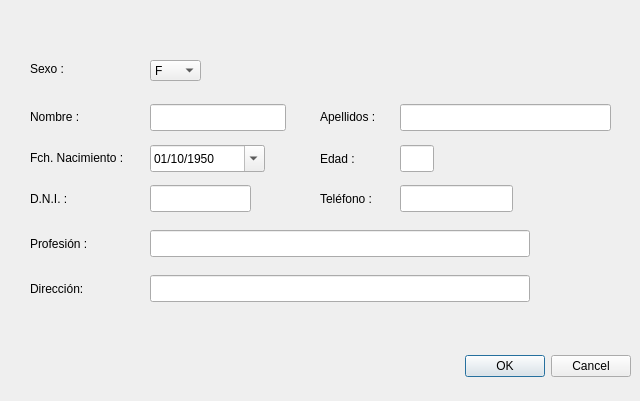
<?xml version="1.0" encoding="UTF-8"?>
<ui version="4.0">
 <class>DialogNuevoP1</class>
 <widget class="QDialog" name="DialogNuevoP1">
  <property name="windowModality">
   <enum>Qt::ApplicationModal</enum>
  </property>
  <property name="geometry">
   <rect>
    <x>0</x>
    <y>0</y>
    <width>640</width>
    <height>401</height>
   </rect>
  </property>
  <property name="focusPolicy">
   <enum>Qt::WheelFocus</enum>
  </property>
  <property name="windowTitle">
   <string>Nuevo Paciente</string>
  </property>
  <widget class="QDialogButtonBox" name="buttonBox">
   <property name="geometry">
    <rect>
     <x>10</x>
     <y>350</y>
     <width>621</width>
     <height>32</height>
    </rect>
   </property>
   <property name="orientation">
    <enum>Qt::Horizontal</enum>
   </property>
   <property name="standardButtons">
    <set>QDialogButtonBox::Cancel|QDialogButtonBox::Ok</set>
   </property>
  </widget>
  <widget class="QLabel" name="label_sexo">
   <property name="geometry">
    <rect>
     <x>30</x>
     <y>60</y>
     <width>41</width>
     <height>17</height>
    </rect>
   </property>
   <property name="text">
    <string>Sexo :</string>
   </property>
  </widget>
  <widget class="QComboBox" name="combo_FM">
   <property name="enabled">
    <bool>true</bool>
   </property>
   <property name="geometry">
    <rect>
     <x>150</x>
     <y>60</y>
     <width>51</width>
     <height>21</height>
    </rect>
   </property>
   <property name="editable">
    <bool>false</bool>
   </property>
   <item>
    <property name="text">
     <string>F</string>
    </property>
   </item>
   <item>
    <property name="text">
     <string>M</string>
    </property>
   </item>
  </widget>
  <widget class="QLabel" name="label_nom">
   <property name="geometry">
    <rect>
     <x>30</x>
     <y>108</y>
     <width>62</width>
     <height>17</height>
    </rect>
   </property>
   <property name="text">
    <string>Nombre :</string>
   </property>
  </widget>
  <widget class="QLabel" name="label_prof">
   <property name="geometry">
    <rect>
     <x>30</x>
     <y>235</y>
     <width>71</width>
     <height>17</height>
    </rect>
   </property>
   <property name="text">
    <string>Profesión :</string>
   </property>
  </widget>
  <widget class="QLabel" name="label_FNac">
   <property name="geometry">
    <rect>
     <x>30</x>
     <y>150</y>
     <width>118</width>
     <height>16</height>
    </rect>
   </property>
   <property name="text">
    <string>Fch. Nacimiento :</string>
   </property>
  </widget>
  <widget class="QLabel" name="label_dni">
   <property name="geometry">
    <rect>
     <x>30</x>
     <y>190</y>
     <width>47</width>
     <height>17</height>
    </rect>
   </property>
   <property name="text">
    <string>D.N.I. :</string>
   </property>
  </widget>
  <widget class="QDateEdit" name="date_FNac">
   <property name="geometry">
    <rect>
     <x>150</x>
     <y>145</y>
     <width>115</width>
     <height>27</height>
    </rect>
   </property>
   <property name="date">
    <date>
     <year>1950</year>
     <month>10</month>
     <day>1</day>
    </date>
   </property>
   <property name="displayFormat">
    <string>dd/MM/yyyy</string>
   </property>
   <property name="calendarPopup">
    <bool>true</bool>
   </property>
  </widget>
  <widget class="QLineEdit" name="lineEdit_Prof">
   <property name="geometry">
    <rect>
     <x>150</x>
     <y>230</y>
     <width>380</width>
     <height>27</height>
    </rect>
   </property>
  </widget>
  <widget class="QLabel" name="label_tlf">
   <property name="geometry">
    <rect>
     <x>320</x>
     <y>190</y>
     <width>71</width>
     <height>17</height>
    </rect>
   </property>
   <property name="text">
    <string>Teléfono :</string>
   </property>
  </widget>
  <widget class="QLineEdit" name="lineEdit_Apell">
   <property name="geometry">
    <rect>
     <x>400</x>
     <y>104</y>
     <width>211</width>
     <height>27</height>
    </rect>
   </property>
  </widget>
  <widget class="QLineEdit" name="lineEdit_Tlf">
   <property name="geometry">
    <rect>
     <x>400</x>
     <y>185</y>
     <width>113</width>
     <height>27</height>
    </rect>
   </property>
  </widget>
  <widget class="QLineEdit" name="lineEdit_Dir">
   <property name="geometry">
    <rect>
     <x>150</x>
     <y>275</y>
     <width>380</width>
     <height>27</height>
    </rect>
   </property>
  </widget>
  <widget class="QLabel" name="label_apell">
   <property name="geometry">
    <rect>
     <x>320</x>
     <y>108</y>
     <width>71</width>
     <height>17</height>
    </rect>
   </property>
   <property name="text">
    <string>Apellidos :</string>
   </property>
  </widget>
  <widget class="QLineEdit" name="lineEdit_Dni">
   <property name="geometry">
    <rect>
     <x>150</x>
     <y>185</y>
     <width>101</width>
     <height>27</height>
    </rect>
   </property>
  </widget>
  <widget class="QLineEdit" name="lineEdit_Nom">
   <property name="geometry">
    <rect>
     <x>150</x>
     <y>104</y>
     <width>136</width>
     <height>27</height>
    </rect>
   </property>
  </widget>
  <widget class="QLabel" name="label_edad">
   <property name="geometry">
    <rect>
     <x>320</x>
     <y>150</y>
     <width>41</width>
     <height>17</height>
    </rect>
   </property>
   <property name="text">
    <string>Edad :</string>
   </property>
  </widget>
  <widget class="QLineEdit" name="lineEdit_Edad">
   <property name="enabled">
    <bool>true</bool>
   </property>
   <property name="geometry">
    <rect>
     <x>400</x>
     <y>145</y>
     <width>34</width>
     <height>27</height>
    </rect>
   </property>
   <property name="readOnly">
    <bool>true</bool>
   </property>
  </widget>
  <widget class="QLabel" name="label_dir">
   <property name="geometry">
    <rect>
     <x>30</x>
     <y>280</y>
     <width>71</width>
     <height>17</height>
    </rect>
   </property>
   <property name="text">
    <string>Dirección:</string>
   </property>
  </widget>
  <widget class="QLabel" name="label">
   <property name="geometry">
    <rect>
     <x>150</x>
     <y>320</y>
     <width>251</width>
     <height>17</height>
    </rect>
   </property>
   <property name="styleSheet">
    <string notr="true">color: #ff0000</string>
   </property>
   <property name="text">
    <string/>
   </property>
  </widget>
 </widget>
 <tabstops>
  <tabstop>combo_FM</tabstop>
  <tabstop>lineEdit_Nom</tabstop>
  <tabstop>lineEdit_Apell</tabstop>
  <tabstop>date_FNac</tabstop>
  <tabstop>lineEdit_Edad</tabstop>
  <tabstop>lineEdit_Dni</tabstop>
  <tabstop>lineEdit_Tlf</tabstop>
  <tabstop>lineEdit_Prof</tabstop>
  <tabstop>lineEdit_Dir</tabstop>
  <tabstop>buttonBox</tabstop>
 </tabstops>
 <resources/>
 <connections>
  <connection>
   <sender>buttonBox</sender>
   <signal>accepted()</signal>
   <receiver>DialogNuevoP1</receiver>
   <slot>accept()</slot>
   <hints>
    <hint type="sourcelabel">
     <x>248</x>
     <y>254</y>
    </hint>
    <hint type="destinationlabel">
     <x>157</x>
     <y>274</y>
    </hint>
   </hints>
  </connection>
  <connection>
   <sender>buttonBox</sender>
   <signal>rejected()</signal>
   <receiver>DialogNuevoP1</receiver>
   <slot>reject()</slot>
   <hints>
    <hint type="sourcelabel">
     <x>316</x>
     <y>260</y>
    </hint>
    <hint type="destinationlabel">
     <x>286</x>
     <y>274</y>
    </hint>
   </hints>
  </connection>
 </connections>
</ui>
